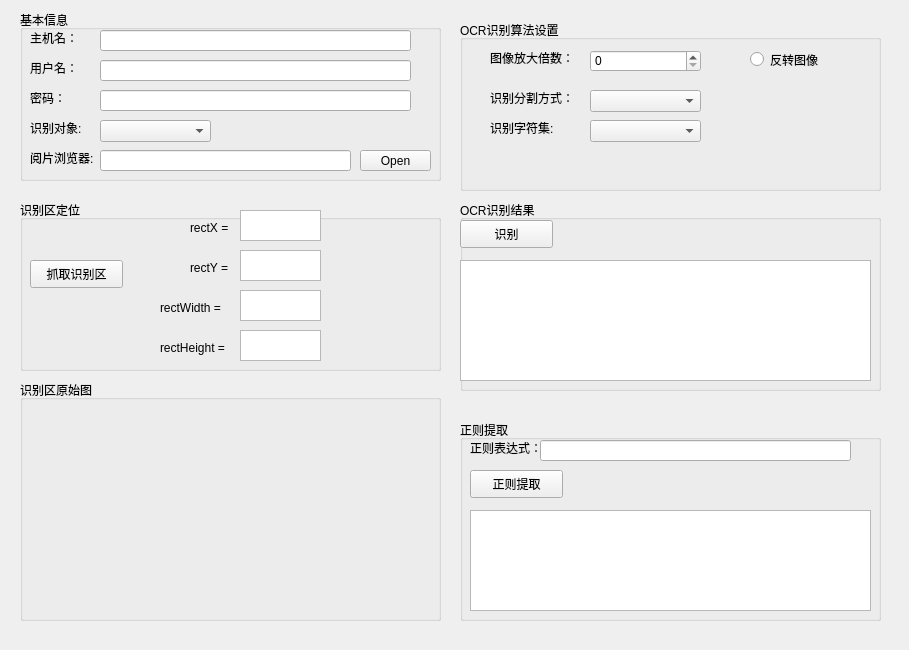
<?xml version="1.0" encoding="UTF-8"?>
<ui version="4.0">
 <class>Form</class>
 <widget class="QWidget" name="Form">
  <property name="geometry">
   <rect>
    <x>0</x>
    <y>0</y>
    <width>909</width>
    <height>650</height>
   </rect>
  </property>
  <property name="windowTitle">
   <string>Form</string>
  </property>
  <widget class="QGroupBox" name="groupBox">
   <property name="geometry">
    <rect>
     <x>20</x>
     <y>200</y>
     <width>421</width>
     <height>171</height>
    </rect>
   </property>
   <property name="title">
    <string>识别区定位</string>
   </property>
   <widget class="QPushButton" name="pushButton">
    <property name="geometry">
     <rect>
      <x>10</x>
      <y>60</y>
      <width>93</width>
      <height>28</height>
     </rect>
    </property>
    <property name="text">
     <string>抓取识别区</string>
    </property>
   </widget>
   <widget class="QLabel" name="label">
    <property name="geometry">
     <rect>
      <x>170</x>
      <y>20</y>
      <width>72</width>
      <height>15</height>
     </rect>
    </property>
    <property name="text">
     <string>rectX =</string>
    </property>
   </widget>
   <widget class="QTextBrowser" name="textBrowser">
    <property name="geometry">
     <rect>
      <x>220</x>
      <y>10</y>
      <width>81</width>
      <height>31</height>
     </rect>
    </property>
   </widget>
   <widget class="QTextBrowser" name="textBrowser_2">
    <property name="geometry">
     <rect>
      <x>220</x>
      <y>50</y>
      <width>81</width>
      <height>31</height>
     </rect>
    </property>
   </widget>
   <widget class="QLabel" name="label_2">
    <property name="geometry">
     <rect>
      <x>170</x>
      <y>60</y>
      <width>72</width>
      <height>15</height>
     </rect>
    </property>
    <property name="text">
     <string>rectY =</string>
    </property>
   </widget>
   <widget class="QTextBrowser" name="textBrowser_3">
    <property name="geometry">
     <rect>
      <x>220</x>
      <y>90</y>
      <width>81</width>
      <height>31</height>
     </rect>
    </property>
   </widget>
   <widget class="QLabel" name="label_3">
    <property name="geometry">
     <rect>
      <x>140</x>
      <y>100</y>
      <width>72</width>
      <height>15</height>
     </rect>
    </property>
    <property name="text">
     <string>rectWidth =</string>
    </property>
   </widget>
   <widget class="QTextBrowser" name="textBrowser_4">
    <property name="geometry">
     <rect>
      <x>220</x>
      <y>130</y>
      <width>81</width>
      <height>31</height>
     </rect>
    </property>
   </widget>
   <widget class="QLabel" name="label_4">
    <property name="geometry">
     <rect>
      <x>140</x>
      <y>140</y>
      <width>72</width>
      <height>15</height>
     </rect>
    </property>
    <property name="text">
     <string>rectHeight =</string>
    </property>
   </widget>
  </widget>
  <widget class="QGroupBox" name="groupBox_2">
   <property name="geometry">
    <rect>
     <x>20</x>
     <y>380</y>
     <width>421</width>
     <height>241</height>
    </rect>
   </property>
   <property name="title">
    <string>识别区原始图</string>
   </property>
  </widget>
  <widget class="QGroupBox" name="groupBox_3">
   <property name="geometry">
    <rect>
     <x>460</x>
     <y>20</y>
     <width>421</width>
     <height>171</height>
    </rect>
   </property>
   <property name="title">
    <string>OCR识别算法设置</string>
   </property>
   <widget class="QLabel" name="label_5">
    <property name="geometry">
     <rect>
      <x>30</x>
      <y>30</y>
      <width>81</width>
      <height>16</height>
     </rect>
    </property>
    <property name="text">
     <string>图像放大倍数：</string>
    </property>
   </widget>
   <widget class="QLabel" name="label_6">
    <property name="geometry">
     <rect>
      <x>30</x>
      <y>70</y>
      <width>91</width>
      <height>16</height>
     </rect>
    </property>
    <property name="text">
     <string>识别分割方式：</string>
    </property>
   </widget>
   <widget class="QSpinBox" name="spinBox">
    <property name="geometry">
     <rect>
      <x>130</x>
      <y>30</y>
      <width>111</width>
      <height>22</height>
     </rect>
    </property>
   </widget>
   <widget class="QComboBox" name="comboBox">
    <property name="geometry">
     <rect>
      <x>130</x>
      <y>70</y>
      <width>111</width>
      <height>22</height>
     </rect>
    </property>
   </widget>
   <widget class="QRadioButton" name="radioButton">
    <property name="geometry">
     <rect>
      <x>290</x>
      <y>30</y>
      <width>91</width>
      <height>19</height>
     </rect>
    </property>
    <property name="text">
     <string>反转图像</string>
    </property>
   </widget>
   <widget class="QComboBox" name="comboBox_3">
    <property name="geometry">
     <rect>
      <x>130</x>
      <y>100</y>
      <width>111</width>
      <height>22</height>
     </rect>
    </property>
    <property name="currentIndex">
     <number>-1</number>
    </property>
   </widget>
   <widget class="QLabel" name="label_12">
    <property name="geometry">
     <rect>
      <x>30</x>
      <y>100</y>
      <width>91</width>
      <height>16</height>
     </rect>
    </property>
    <property name="text">
     <string>识别字符集:</string>
    </property>
   </widget>
  </widget>
  <widget class="QGroupBox" name="groupBox_4">
   <property name="geometry">
    <rect>
     <x>460</x>
     <y>200</y>
     <width>421</width>
     <height>191</height>
    </rect>
   </property>
   <property name="title">
    <string>OCR识别结果</string>
   </property>
   <widget class="QTextBrowser" name="textBrowser_5">
    <property name="geometry">
     <rect>
      <x>0</x>
      <y>60</y>
      <width>411</width>
      <height>121</height>
     </rect>
    </property>
   </widget>
   <widget class="QPushButton" name="pushButton_4">
    <property name="geometry">
     <rect>
      <x>0</x>
      <y>20</y>
      <width>93</width>
      <height>28</height>
     </rect>
    </property>
    <property name="text">
     <string>识别</string>
    </property>
   </widget>
  </widget>
  <widget class="QGroupBox" name="groupBox_5">
   <property name="geometry">
    <rect>
     <x>460</x>
     <y>420</y>
     <width>421</width>
     <height>201</height>
    </rect>
   </property>
   <property name="title">
    <string>正则提取</string>
   </property>
   <widget class="QLabel" name="label_8">
    <property name="geometry">
     <rect>
      <x>10</x>
      <y>20</y>
      <width>81</width>
      <height>16</height>
     </rect>
    </property>
    <property name="text">
     <string>正则表达式：</string>
    </property>
   </widget>
   <widget class="QLineEdit" name="lineEdit">
    <property name="geometry">
     <rect>
      <x>80</x>
      <y>20</y>
      <width>311</width>
      <height>21</height>
     </rect>
    </property>
   </widget>
   <widget class="QPushButton" name="pushButton_2">
    <property name="geometry">
     <rect>
      <x>10</x>
      <y>50</y>
      <width>93</width>
      <height>28</height>
     </rect>
    </property>
    <property name="text">
     <string>正则提取</string>
    </property>
   </widget>
   <widget class="QTextBrowser" name="textBrowser_6">
    <property name="geometry">
     <rect>
      <x>10</x>
      <y>90</y>
      <width>401</width>
      <height>101</height>
     </rect>
    </property>
   </widget>
  </widget>
  <widget class="QGroupBox" name="groupBox_6">
   <property name="geometry">
    <rect>
     <x>20</x>
     <y>10</y>
     <width>421</width>
     <height>171</height>
    </rect>
   </property>
   <property name="title">
    <string>基本信息</string>
   </property>
   <widget class="QLineEdit" name="lineEdit_2">
    <property name="geometry">
     <rect>
      <x>80</x>
      <y>20</y>
      <width>311</width>
      <height>21</height>
     </rect>
    </property>
   </widget>
   <widget class="QLabel" name="label_9">
    <property name="geometry">
     <rect>
      <x>10</x>
      <y>50</y>
      <width>81</width>
      <height>16</height>
     </rect>
    </property>
    <property name="text">
     <string>用户名：</string>
    </property>
   </widget>
   <widget class="QLineEdit" name="lineEdit_3">
    <property name="geometry">
     <rect>
      <x>80</x>
      <y>50</y>
      <width>311</width>
      <height>21</height>
     </rect>
    </property>
   </widget>
   <widget class="QLabel" name="label_10">
    <property name="geometry">
     <rect>
      <x>10</x>
      <y>80</y>
      <width>81</width>
      <height>16</height>
     </rect>
    </property>
    <property name="text">
     <string>密码：</string>
    </property>
   </widget>
   <widget class="QLineEdit" name="lineEdit_4">
    <property name="geometry">
     <rect>
      <x>80</x>
      <y>80</y>
      <width>311</width>
      <height>21</height>
     </rect>
    </property>
   </widget>
   <widget class="QLabel" name="label_11">
    <property name="geometry">
     <rect>
      <x>10</x>
      <y>20</y>
      <width>81</width>
      <height>16</height>
     </rect>
    </property>
    <property name="text">
     <string>主机名：</string>
    </property>
   </widget>
   <widget class="QComboBox" name="comboBox_2">
    <property name="geometry">
     <rect>
      <x>80</x>
      <y>110</y>
      <width>111</width>
      <height>22</height>
     </rect>
    </property>
    <property name="currentIndex">
     <number>-1</number>
    </property>
   </widget>
   <widget class="QLabel" name="label_7">
    <property name="geometry">
     <rect>
      <x>10</x>
      <y>110</y>
      <width>91</width>
      <height>16</height>
     </rect>
    </property>
    <property name="text">
     <string>识别对象:</string>
    </property>
   </widget>
   <widget class="QLabel" name="label_13">
    <property name="geometry">
     <rect>
      <x>10</x>
      <y>140</y>
      <width>81</width>
      <height>16</height>
     </rect>
    </property>
    <property name="text">
     <string>阅片浏览器:</string>
    </property>
   </widget>
   <widget class="QLineEdit" name="lineEdit_5">
    <property name="geometry">
     <rect>
      <x>80</x>
      <y>140</y>
      <width>251</width>
      <height>21</height>
     </rect>
    </property>
   </widget>
   <widget class="QPushButton" name="pushButton_3">
    <property name="geometry">
     <rect>
      <x>340</x>
      <y>140</y>
      <width>71</width>
      <height>21</height>
     </rect>
    </property>
    <property name="text">
     <string>Open</string>
    </property>
   </widget>
  </widget>
 </widget>
 <resources/>
 <connections/>
</ui>
